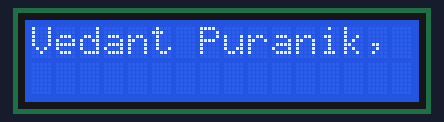
A sketch run on a simulated Arduino Uno, built with avr-gcc and run on an emulated ATmega328P. Shown: 16×2 character LCD.

Above: at 0.1 s.
At 6.99 s:
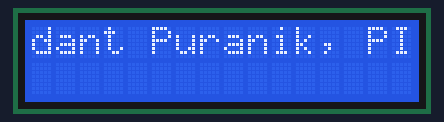
At 13.9 s:
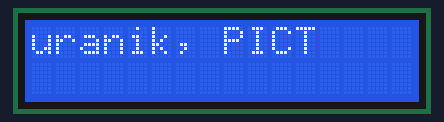
At 21.3 s:
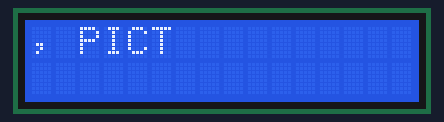
At 28.8 s:
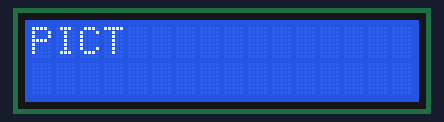
At 39.82 s:
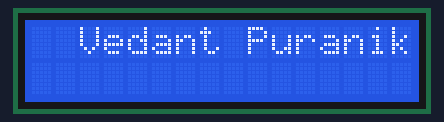

The sketch:

Assignment_7_code.ino
```cpp
#include <LiquidCrystal.h>
LiquidCrystal lcd(13,12,5,4,3,2);
void setup() {
  lcd.begin(16, 2);
  lcd.print("Vedant Puranik, PICT");
  delay(1000);
}

void loop() {

  for (int i = 0; i < 21; i++) {
    lcd.scrollDisplayLeft();
    // wait a bit:
    delay(150);
  }


  for (int i = 0; i < 39; i++) {
    lcd.scrollDisplayRight();
    delay(150);
  }


  for (int i= 0; i< 26; i++) {
    lcd.scrollDisplayLeft();
    delay(150);
  }

  delay(2000);

}


 
```

Measured:
- what the display in image 2 shows lasts 2.2 s, from 13.8 s to 16.0 s
